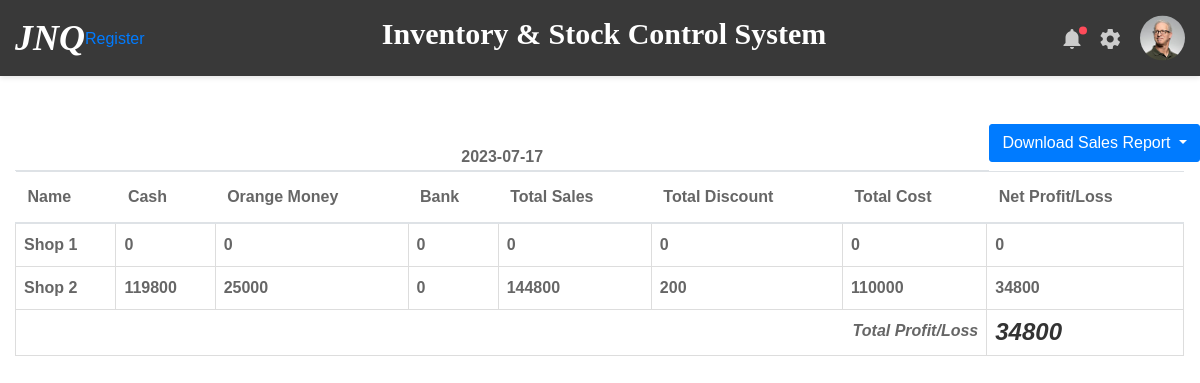
The app's page /shop_daily_report with its own data.
### inventory/models.py (models this page shows)
class Shop(db.Model):
    id = db.Column(db.Integer, primary_key=True)
    shop_name = db.Column(db.String(100), nullable=False, unique=True)
    location = db.Column(db.String(100), nullable=False)
    date_registered = db.Column(db.DateTime, default=datetime.now)
    user_id = db.Column(db.Integer, db.ForeignKey('user.id'))
    sale = db.relationship('Sale', backref='shop', lazy=True)
    stock_received = db.relationship('StockReceived', backref='shop', lazy=True)
    stock_in = db.relationship('StockOut', backref='shop', lazy=True)
    item_association = db.relationship('ShopItem', back_populates='shop')
    items = association_proxy("item_association", "item")
    shopkeepers = db.relationship('Shopkeeper', backref='shop_details', lazy=True)
    daily_shop_count = db.relationship('DailyCount', backref='shop', lazy=True)
    movements_from = db.relationship('TransferStock', foreign_keys='TransferStock.transfer_from_id',
                                     backref='transfer_from', lazy=True)
    movements_to = db.relationship('TransferStock', foreign_keys='TransferStock.transfer_to_id',
                                   backref='transfer_to', lazy=True)
    count_difference = db.relationship('CountDifference', backref='difference_item', lazy=True)

class Sale(db.Model):
    id = db.Column(db.Integer, primary_key=True)
    sales_value = db.Column(db.Integer, nullable=False)
    sales_discount = db.Column(db.Integer, nullable=False)
    payment_method = db.Column(db.String(80), nullable=False)
    transaction_id = db.Column(db.String(60))
    date_sold = db.Column(db.DateTime, default=datetime.now)
    shop_id = db.Column(db.Integer, db.ForeignKey('shop.id'))
    debtor_id = db.Column(db.Integer, db.ForeignKey('debtor.id'))
    credit_option = db.Column(db.Boolean)
    amount_paid = db.Column(db.Integer)
    sale_items = db.relationship('StockSold', backref='sale_group', lazy=True)

### inventory/routes.py (the view)
@app.route('/shop_daily_report', methods=['GET', 'POST'])
def shop_daily_report():
    shops = Shop.query.all()
    all_sales = Sale.query.order_by(Sale.date_sold.desc()).all() # Grab all sale objects
    date_list = [] # Store sale dates in this list
    counter = 1  # This is for displaying only the sale of the last 7 days
    for sale in all_sales:
        date = sale.date_sold.strftime("%Y-%m-%d")
        if date not in date_list and counter <= 7:
            date_list.append(date)
            counter += 1
    payment_methods_lookup = {} # Stores payment methods and their total values for each shop
    sales_cost_lookup = {}     # Stores total cost of items sold in each shop
    discount_lookup = {}       # Stores total discount (both item discount and general sale discount) for each shop
    total_sales_lookup = {}   # Stores total sales value of items sold in each shop
    profit_lookup = {}        # Stores total profit of each shop
    total_profit = {}        # Stores total profit of all shop
    for date in date_list:
        payment_methods_lookup[date] = {}
        sales_cost_lookup[date] = {}
        discount_lookup[date] = {}
        total_sales_lookup[date] = {}
        profit_lookup[date] = {}
        total_profit[date] = 0
        for shop in shops:
            shop_name = shop.shop_name
            payment_methods_lookup[date][shop_name] = {}
            sales_cost_lookup[date][shop_name] = 0
            discount_lookup[date][shop_name] = 0
            total_sales_lookup[date][shop_name] = 0
            sales = Sale.query.filter(func.date(Sale.date_sold == date), Sale.shop_id == shop.id).all()
            for sale in sales:
                if date == sale.date_sold.strftime("%Y-%m-%d"):
                    payment_method = sale.payment_method
                    stock_sold = StockSold.query.filter_by(sale_id=sale.id).all()
                    for item in stock_sold:
                        product = Item.query.filter_by(item_name=item.item_name).first()
                        cost_price = product.item_cost_price
                        item_cost = item.item_quantity * cost_price
                        sales_cost_lookup[date][shop_name] += item_cost
                        discount_lookup[date][shop_name] += item.item_discount * item.item_quantity
                    discount_lookup[date][shop_name] += sale.sales_discount
                    total_sales_lookup[date][shop_name] += sale.sales_value
                    if payment_method in payment_methods_lookup[date][shop_name]:
                        payment_methods_lookup[date][shop_name][payment_method] += sale.sales_value
                    else:
                        payment_methods_lookup[date][shop_name][payment_method] = sale.sales_value
            profit_lookup[date][shop_name] = total_sales_lookup[date][shop_name] - sales_cost_lookup[date][shop_name]
            total_profit[date] += profit_lookup[date][shop_name]
    return render_template('reports.html', payment_methods_lookup=payment_methods_lookup,
                           total_sales_lookup=total_sales_lookup, sales_cost_lookup=sales_cost_lookup,
                           discount_lookup=discount_lookup, shops=shops, profit_lookup=profit_lookup,
                           total_profit=total_profit, date_list=date_list)

### inventory/templates/reports.html (shortened to what this page needs)
{% extends 'layout.html' %}
{% block content %}
    <div class="d-flex float-right">
      <button class="btn btn-primary dropdown-toggle" type="button" id="salesDropdown" data-toggle="dropdown" aria-haspopup="true" aria-expanded="false">
        Download Sales Report
      </button>
    </div>
    <section class="p-t-20">
        <div class="container">
            {% for date in date_list %}
                <caption style="caption-side: top"><span class="d-flex justify-content-center border-bottom"><strong>{{date}}</strong></span></caption>
                <div class="row" id="usersTableRow">
                    <div class="col-md-12">
                        <div class="table-responsive table-responsive-data2">
                            <table class="table font-weight-bold">
                                <thead>
                                    <tr>
                                        <th >Name</th>
                                        <th>Cash</th>
                                        <th>Orange Money</th>
                                        <th>Bank</th>
                                        <th>Total Sales</th>
                                        <th>Total Discount</th>
                                        <th>Total Cost</th>
                                        <th>Net Profit/Loss</th>
                                    </tr>
                                </thead>
                                <tbody>
                                    {% for shop in shops %}
                                        <tr>
                                            <td>{{ shop.shop_name }}</td>
                                            {% if payment_methods_lookup[date][shop.shop_name]["Cash"] %}
                                                <td>{{ payment_methods_lookup[date][shop.shop_name]["Cash"] }}</td>
                                            {% else %}
                                                <td>0</td>
                                            {% endif %}
                                            {% if payment_methods_lookup[date][shop.shop_name]["Orange Money"] %}
                                                <td>{{ payment_methods_lookup[date][shop.shop_name]["Orange Money"] }}</td>
                                            {% else %}
                                                <td>0</td>
                                            {% endif %}
                                            {% if payment_methods_lookup[date][shop.shop_name]["Bank"] %}
                                                <td>{{ payment_methods_lookup[date][shop.shop_name]["Bank"] }}</td>
                                            {% else %}
                                                <td>0</td>
                                            {% endif %}
                                            {% if total_sales_lookup[date][shop.shop_name]%}
                                                <td>{{ total_sales_lookup[date][shop.shop_name] }}</td>
                                            {% else %}
                                                <td>0</td>
                                            {% endif %}
                                            {% if discount_lookup[date][shop.shop_name] %}
                                                <td>{{ discount_lookup[date][shop.shop_name] }}</td>
                                            {% else %}
                                                <td>0</td>
                                            {% endif %}
                                            {% if sales_cost_lookup[date][shop.shop_name] %}
                                                <td>{{ sales_cost_lookup[date][shop.shop_name] }}</td>
                                            {% else %}
                                                <td>0</td>
                                            {% endif %}
                                            {% if profit_lookup[date][shop.shop_name] %}
                                                <td>{{ profit_lookup[date][shop.shop_name] }}</td>
                                            {% else %}
                                                <td>0</td>
                                            {% endif %}
                                        </tr>
                                    {% endfor %}
                                    <tr>
                                        <td class="font-weight-bold font-italic " colspan="7"><span class="float-right">Total Profit/Loss</span></td>
                                        <td class="font-weight-bold font-italic" colspan="7"><h3>{{ total_profit[date] }}</h3></td>
                                    </tr>
                                </tbody>
                            </table>
                        </div>
                    </div>
                </div>
            {% endfor %}
        </div>
    </section>
{% endblock content%}

### records on screen
Shop: shop_name "Shop 1", shows "0"
Shop: shop_name "Shop 2", shop_name "119800", shop_name.sales_value "25000", shop_name "144800", shop_name "200", shop_name "110000", shop_name "34800"

### other values on screen
{{ date }} "2023-07-17"
{{ total_profit[date] }} "34800"
